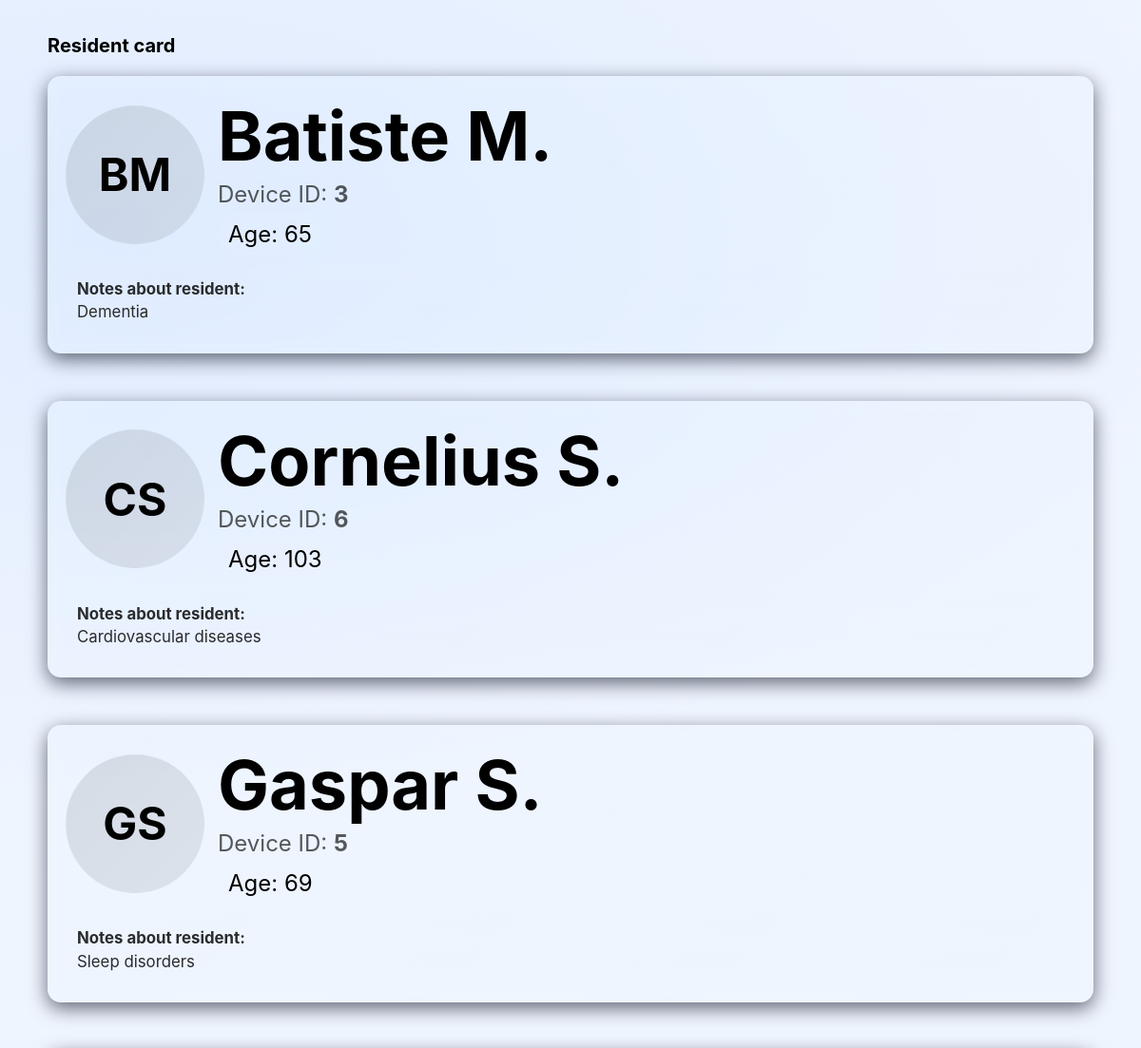
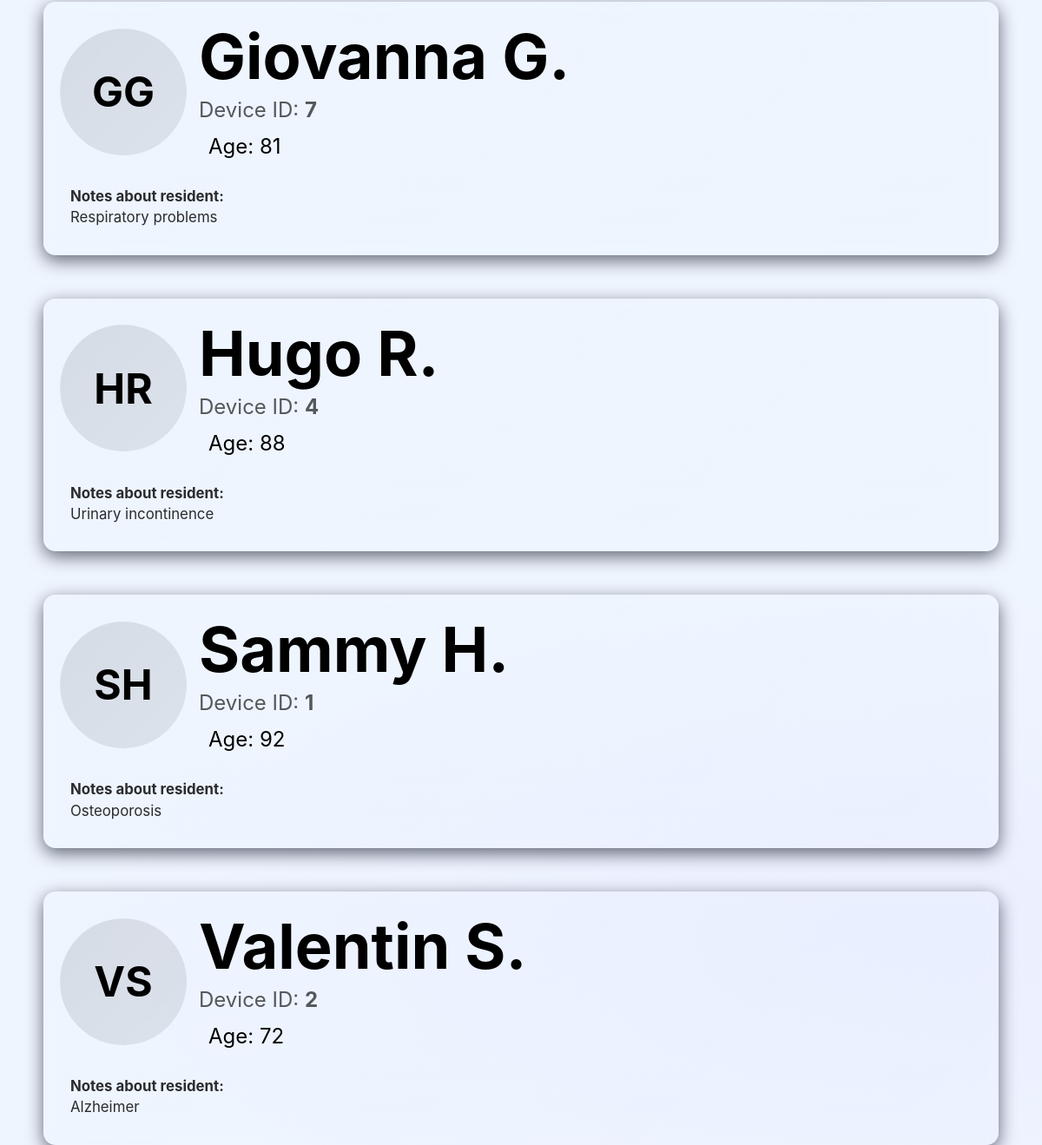
Screenshot of /card.php with the database file from the repository (2 pictures, top to bottom).
### tables this page shows
CREATE TABLE `residents` (
  `device_id` int(11) NOT NULL,
  `name` varchar(100) NOT NULL,
  `last_name` varchar(100) NOT NULL,
  `age` int(11) NOT NULL,
  `notes` text NOT NULL
);

### card.php (the view, shortened to what this page needs)
<?php
$db = dbConnect();
$results = [];
if (isset($_GET['id']) && $_GET['id'] !== '') {
    $id = $_GET['id'];
    if (!ctype_digit(strval($id))) {
        http_response_code(400);
        echo "<h1>Invalid id</h1>";
        exit;
    }
    $stmt = $db->prepare('SELECT * FROM residents WHERE device_id = :id');
    $stmt->execute([':id' => (int)$id]);
    $row = $stmt->fetch();
    if ($row) $results[] = $row;
} elseif (isset($_GET['name']) && trim($_GET['name']) !== '') {
    $name = trim($_GET['name']);
    $stmt = $db->prepare('SELECT * FROM residents WHERE name COLLATE utf8mb4_unicode_ci = :name');
    $stmt->execute([':name' => $name]);
    $rows = $stmt->fetchAll();
    if ($rows) $results = $rows;
} else {
    $stmt = $db->query('SELECT * FROM residents ORDER BY name, last_name LIMIT 200');
    $results = $stmt->fetchAll();
}
function e($s)
{
    return htmlspecialchars((string)$s, ENT_QUOTES | ENT_SUBSTITUTE, 'UTF-8');
}
?>
<!doctype html>
<html lang="en">
<head>
    <link rel="stylesheet" href="card.css">
</head>
<body>
    <div class="wrap">
        <header>
            <div>
                <h1>Resident card</h1>
            </div>
        </header>
        <?php if (empty($results)): ?>
            <div class="empty">No residents found for the current <?php
                if (isset($_REQUEST["name"]))
                    echo "name \"" . htmlspecialchars($_REQUEST["name"]) . "\".";
                else if (isset($_REQUEST["id"]))
                    echo "ID (" . htmlspecialchars($_REQUEST["id"]) . ").";
                else echo "search."
                ?></div>
        <?php else: ?>
            <div class="grid">
                <?php foreach ($results as $r): ?>
                    <article class="card" aria-labelledby="r-<?php echo e($r['device_id']); ?>">
                        <div class="row">
                            <div class="avatar" aria-hidden="true">
                                <?php
                                $initials = '';
                                $initials .= isset($r['name']) && $r['name'] !== '' ? mb_substr($r['name'], 0, 1, 'UTF-8') : '';
                                $initials .= isset($r['last_name']) && $r['last_name'] !== '' ? mb_substr($r['last_name'], 0, 1, 'UTF-8') : '';
                                echo e(mb_strtoupper($initials, 'UTF-8'));
                                ?>
                            </div>
                            <div style="flex:1;">
                                <div class="name" id="r-<?php echo e($r['device_id']); ?>"><?php echo e($r['name'] . ' ' . $r['last_name']); ?></div>
                                <div class="muted">Device ID: <strong><?php echo e($r['device_id']); ?></strong></div>
                                <div class="meta">
                                    <div class="pill">Age: <?php echo e($r['age']); ?></div>
                                </div>
                            </div>
                        </div>
                        <div class="notes">
                            <strong>Notes about resident:</strong><br>
                            <?php echo nl2br(e($r['notes'])); ?>
                        </div>
                    </article>
                <?php endforeach; ?>
            </div>
        <?php endif; ?>
    </div>
</body>
</html>

### card.css (style rules this page uses)
:root { --bg: #eff5ff; --card-bg: linear-gradient(135deg, rgba(255, 255, 255, 0.03), rgba(255, 255, 255, 0.01)); --accent: linear-gradient(90deg, #6EE7B7, #3B82F6, #A78BFA); --glass: rgba(255, 255, 255, 0.04); font-family: Inter, system-ui, -apple-system, 'Segoe UI', Roboto, 'Helvetica Neue', Arial; color-scheme: dark; }
html, body { height: 100%; }
body { margin: 0; background: radial-gradient(1200px 600px at 10% 10%, rgba(59, 130, 246, 0.08), transparent), radial-gradient(1000px 400px at 90% 90%, rgba(167, 139, 250, 0.06), transparent), var(--bg); color: #000000; -webkit-font-smoothing: antialiased; padding: 36px; box-sizing: border-box; }
.wrap { max-width: 1100px; margin: 0 auto; }
header { display: flex; align-items: center; gap: 16px; margin-bottom: 20px }
header h1 { margin: 0; font-size: 20px }
.card { background: var(--card-bg); border: 1px solid rgba(255, 255, 255, 0.04); border-radius: 14px; padding: 18px; margin-bottom: 50px; box-shadow: 0 6px 20px rgba(2, 6, 23, 0.6); backdrop-filter: blur(6px) saturate(120%); transition: transform .18s ease, box-shadow .18s ease; }
.row { display: flex; gap: 14px; align-items: center }
.avatar { width: 12vw; height: 12vw; border-radius: 50%; background: linear-gradient(135deg, rgba(0, 0, 0, 0.1), rgba(0, 0, 0, 0.08)); display: flex; align-items: center; justify-content: center; font-weight: 700; font-size: 4vw; color: #000; flex: 0 0 12vw; border: 1px solid rgba(255, 255, 255, 0.03); }
.name { font-size: 6vw; font-weight: 700; margin-bottom: 4px; }
.muted { color: rgba(19, 20, 21, 0.7); font-size: 2vw; }
.meta { display: flex; gap: 12px; margin-top: 6px; }
.pill { padding: 6px 10px; border-radius: 999px; font-size: 2vw; background: var(--glass); border: 1px solid rgba(255, 255, 255, 0.03); }
.notes { margin-top: 12px; padding: 12px; border-radius: 10px; background: linear-gradient(180deg, rgba(255, 255, 255, 0.01), rgba(255, 255, 255, 0.005)); font-size: 1.4vw; line-height: 1.45; color: rgba(25, 26, 28, 0.92); }

### rows the page displays
residents: mb_strtoupper($initials, 'UTF-8') "BM", name+last_name "Batiste M.", device_id "3", age "65", notes "Dementia"
residents: mb_strtoupper($initials, 'UTF-8') "CS", name+last_name "Cornelius S.", device_id "6", age "103", notes "Cardiovascular diseases"
residents: mb_strtoupper($initials, 'UTF-8') "GS", name+last_name "Gaspar S.", device_id "5", age "69", notes "Sleep disorders"
residents: mb_strtoupper($initials, 'UTF-8') "GG", name+last_name "Giovanna G.", device_id "7", age "81", notes "Respiratory problems"
residents: mb_strtoupper($initials, 'UTF-8') "HR", name+last_name "Hugo R.", device_id "4", age "88", notes "Urinary incontinence"
residents: mb_strtoupper($initials, 'UTF-8') "SH", name+last_name "Sammy H.", device_id "1", age "92", notes "Osteoporosis"
residents: mb_strtoupper($initials, 'UTF-8') "VS", name+last_name "Valentin S.", device_id "2", age "72", notes "Alzheimer"
